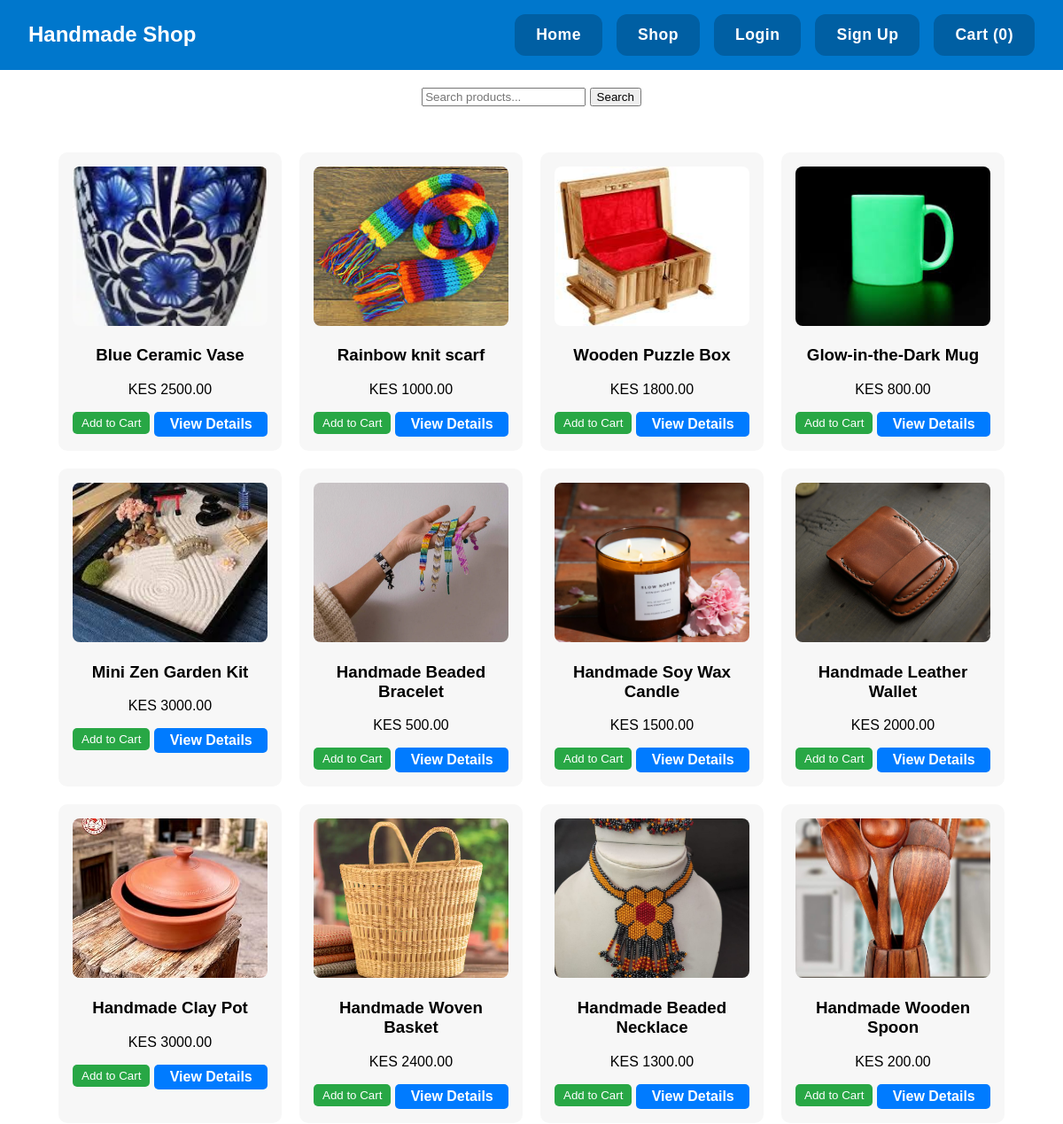
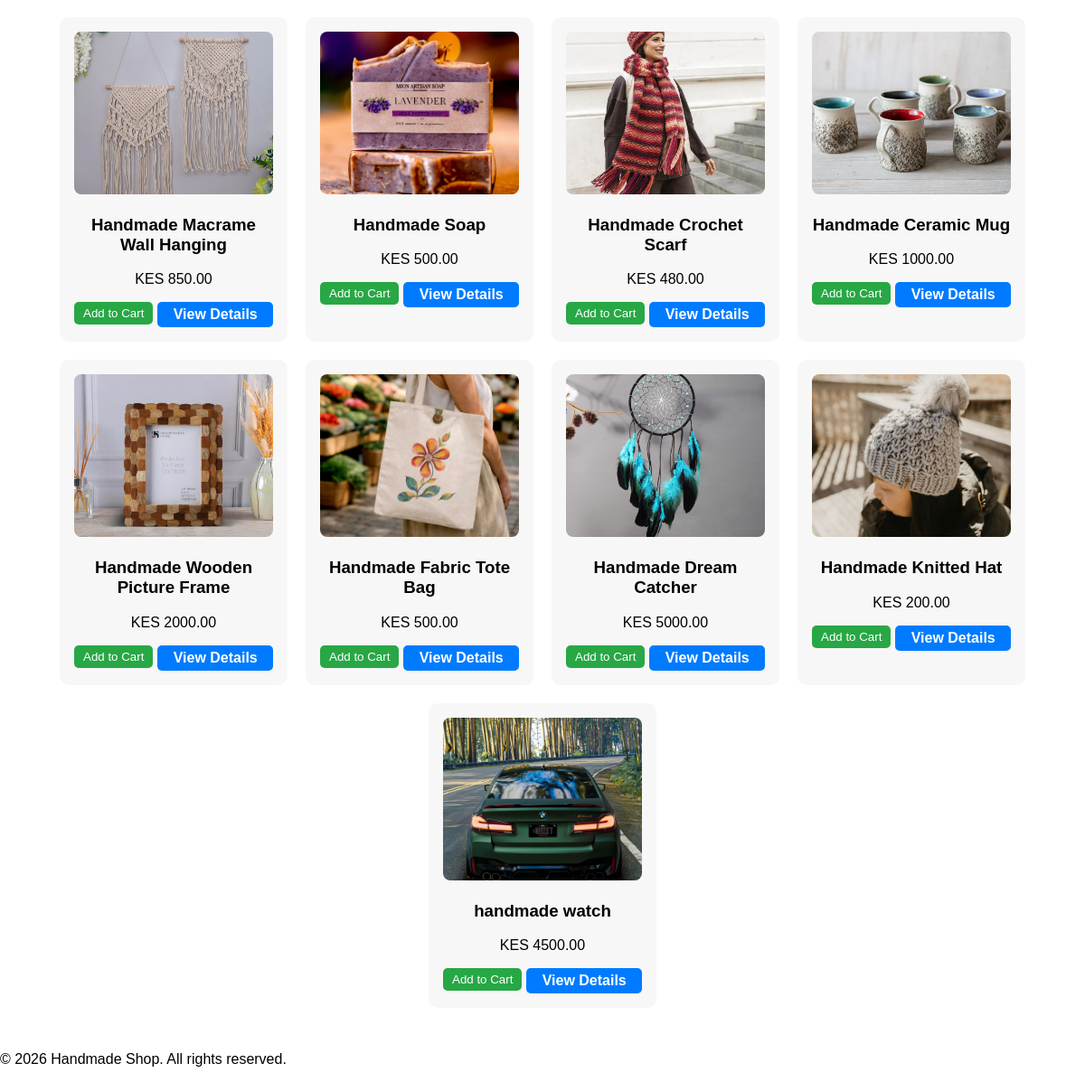
The app's page /shop/ with its own data (2 pictures, top to bottom).
### products/models.py (models this page shows, shortened)
class Product(models.Model):
    name = models.CharField(max_length=200)
    description = models.TextField()
    price = models.DecimalField(max_digits=10, decimal_places=2)
    image = models.ImageField(upload_to='products/')
    artist = models.ForeignKey('Artist', on_delete=models.CASCADE, related_name='products')
    is_featured = models.BooleanField(default=False)

### products/views.py (the view)
# urls.py: path('shop/', views.shop, name='shop'),  # Shop page
def shop(request):
    query = request.GET.get('q')
    if query:
        products = Product.objects.filter(name__icontains=query)
    else:
        products = Product.objects.all()
    return render(request, 'products/product_list.html', {'products': products})

### products/context_processors.py (called while the page is built)
def cart_items_count(request):
    cart = request.session.get('cart', {})
    total_item = sum(cart.values())
    return {'cart_items_count': total_item}

### products/templates/products/product_list.html (shortened to what this page needs)
{% extends 'base.html' %}
{% block content %}
<form method="GET" action="{% url 'shop' %}" style="text-align:center; margin:20px;" >
    <input type="text" name="q" placeholder="Search products...">
    <button type="submit">Search</button>
</form>
<div class="product-grid">
    {% for product in products %}
    <div class="product-card">
        <img src="{{ product.image.url }}" alt="{{ product.name }}">
        <h3>{{ product.name }}</h3>
        <p>KES {{ product.price }}</p>
        <div class="product-actions">
            <form method="POST" action="{% url 'add_to_cart' product.id %}">
            <button class="add-to-cart" data-product-id="{{ product.id }}">Add to Cart</button>
            </form>
            <a href="{% url 'product_detail' product.id %}" class="btn view-details">View Details</a>
        </div>
    </div>
    {%empty%}
    <p style="text-align:center;">No products found.</p>
    {% endfor %}
</div>
{% endblock %}

### templates/base.html (shortened to what this page needs)
{% load static %}
<!DOCTYPE html>
<html lang="en">
<head>
    <link rel="stylesheet" href="{% static 'css/style.css' %}">
</head>
<body>
    <header>
        <nav class="navbar">
            <a href="{% url 'home' %}" class="logo">Handmade Shop</a>
            <div class="nav-links">
                <a href="{% url 'home' %}">Home</a>
                <a href="{% url 'shop' %}">Shop</a>
                {% if user.is_authenticated %}
                    <form action="{% url 'logout' %}" method="post" style="display:inline;">
                        {% csrf_token %}
                        <button type="submit">Logout</button>
                    </form>
                {% else %}
                    <a href="{% url 'login' %}">Login</a>
                    <a href="{% url 'signup' %}">Sign Up</a>
                {% endif %}
                <a href="{% url 'cart' %}">
                    Cart ({{ cart_items_count }}) </a>
            </div>
        </nav>
    </header>
    <main>
        {% block content %}
        {% endblock %}
    </main>
    <footer>
        <p>&copy; 2026 Handmade Shop. All rights reserved.</p>
    </footer>
</body>
</html>

### static/css/style.css (style rules this page uses)
.navbar { display: flex; justify-content: space-between; align-items: center; padding: 1rem 2rem; background-color: #0077cc; }
.navbar .logo { font-size: 1.5rem; font-weight: bold; color: white; text-decoration: none; }
.navbar .nav-links { display: flex; gap: 1rem; }
.navbar .nav-links a, .navbar .nav-links button { display: inline-block; padding: 0.8rem 1.5rem; font-size: 1.1rem; border-radius: 12px; font-weight: 600; letter-spacing: 0.5px; color: #ffffff; background-color: #005fa3; border: none; cursor: pointer; text-decoration: none; transition: all 0.3s ease; }
body { font-family: Arial, sans-serif; margin: 0; padding: 0; }
h1, h2, h3 { text-align: center; }
.btn { display: inline-block; background-color: #0077cc; color: white; padding: 0.7rem 1.2rem; border: none; border-radius: 6px; cursor: pointer; text-decoration: none; font-weight: 600; transition: background-color 0.3s ease, transform 0.2s ease; }
.products-container, .product-grid { display: flex; flex-wrap: wrap; justify-content: center; gap: 20px; padding: 2rem; }
.product-card { background: #f7f7f7; padding: 1rem; border-radius: 10px; text-align: center; width: 220px; transition: transform 0.3s ease, box-shadow 0.3s ease; }
.product-card img { width: 100%; height: 180px; object-fit: cover; border-radius: 8px; }
.product-buttons, .product-actions { display: flex; justify-content: space-between; margin-top: 10px; }
.add-to-cart { background: #28a745; color: white; border: none; padding: 5px 10px; cursor: pointer; border-radius: 5px; flex: 1; margin-right: 5px; }
.view-details { background: #007bff; color: white; padding: 5px 10px; text-decoration: none; border-radius: 5px; flex: 1; }

### records on screen
Product: image (picture), name "Blue Ceramic Vase", price "2500.00"
Product: image (picture), name "Rainbow knit scarf", price "1000.00"
Product: image (picture), name "Wooden Puzzle Box", price "1800.00"
Product: image (picture), name "Glow-in-the-Dark Mug", price "800.00"
Product: image (picture), name "Mini Zen Garden Kit", price "3000.00"
Product: image (picture), name "Handmade Beaded Bracelet", price "500.00"
Product: image (picture), name "Handmade Soy Wax Candle", price "1500.00"
Product: image (picture), name "Handmade Leather Wallet", price "2000.00"
Product: image (picture), name "Handmade Clay Pot", price "3000.00"
Product: image (picture), name "Handmade Woven Basket", price "2400.00"
Product: image (picture), name "Handmade Beaded Necklace", price "1300.00"
Product: image (picture), name "Handmade Wooden Spoon", price "200.00"
Product: image (picture), name "Handmade Macrame Wall Hanging", price "850.00"
Product: image (picture), name "Handmade Soap", price "500.00"
Product: image (picture), name "Handmade Crochet Scarf", price "480.00"
Product: image (picture), name "Handmade Ceramic Mug", price "1000.00"
Product: image (picture), name "Handmade Wooden Picture Frame", price "2000.00"
Product: image (picture), name "Handmade Fabric Tote Bag", price "500.00"
Product: image (picture), name "Handmade Dream Catcher", price "5000.00"
Product: image (picture), name "Handmade Knitted Hat", price "200.00"
Product: image (picture), name "handmade watch", price "4500.00"

### other values on screen
{{ cart_items_count }} "0"
